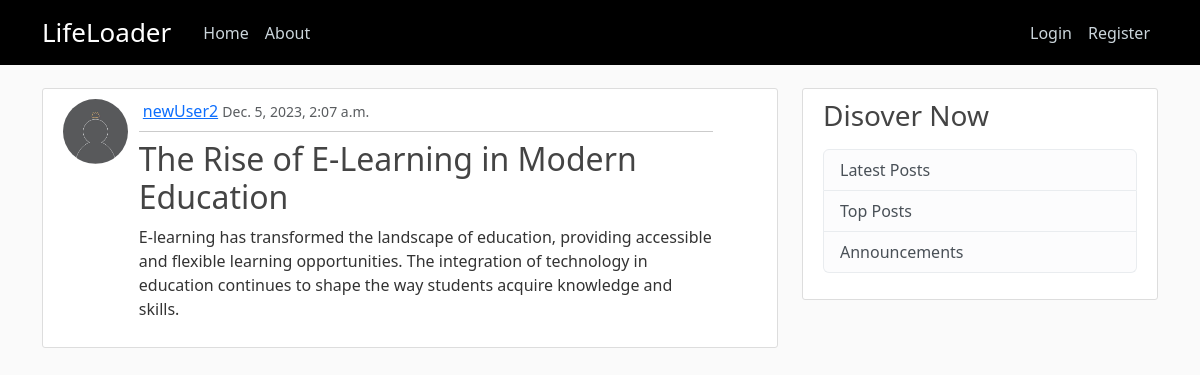
The page /post/40 on the database its author committed.
### social_net/models.py (models this page shows, shortened)
class Post(models.Model):
    author = models.ForeignKey(User, on_delete=models.CASCADE)
    title = models.CharField(max_length=150)
    content = models.TextField()
    date_created = models.DateTimeField(default=timezone.now)

### users/models.py (models this page shows, shortened)
class Profile(models.Model):
    user = models.OneToOneField(User, on_delete=models.CASCADE)
    bio = models.TextField(null=True)
    profile_pic = models.ImageField(
        default='default.jpg', upload_to='profile_pics')

### social_net/views.py (the view)
# urls.py: path('post/<int:pk>', views.PostDetailView.as_view(),
class PostDetailView(DetailView):
    model = Post
    context_object_name = 'post'

### social_net/templates/social_net/post_detail.html (shortened to what this page needs)
{% extends "social_net/base_temp.html" %}
{% block content %}
    <article class="media content-section">
        <div class="row">
            <div class="col-md-1">
                <img class="rounded-circle article-img" src="{{ post.author.profile.profile_pic.url }}" alt="post's author profile picture">
            </div>
            <div class="col-md-10 ms-3">
                <div class="media-body">
                    <div class="d-flex justify-content-between align-items-center">
                        <div>
                            <a class="ms-1" href="#">{{ post.author }}</a>
                            <small class="text-muted">{{ post.date_created }}</small>
                        </div>
                    </div>
                    <hr class="my-2">
                    <h2 class="article-title"> {{ post.title }}</h2>
                    <p class="article-content">{{ post.content }}</p>
                </div>
            </div>
        </div>
    </article>
{% endblock content %}

### social_net/static/social_net/main.css (style rules this page uses)
body { background: #fafafa; color: #333333; margin-top: 5rem; }
h1, h2, h3, h4, h5, h6 { color: #444444; }
.content-section { background: #ffffff; padding: 10px 20px; border: 1px solid #dddddd; border-radius: 3px; margin-bottom: 20px; }
.article-title { color: #444444; text-decoration: none; }
.article-content { white-space: pre-line; }
.article-img { height: 65px; width: 65px; margin-right: 16px; }

### rows shown on the page
Post: author.profile.profile_pic (placeholder picture), author "newUser2", date_created "Dec. 5, 2023, 2:07 a.m.", title "The Rise of E-Learning in Modern Education", content "E-learning has transformed the landscape of education, providing accessible and flexible learning opportunities. The integration of technology in education continues to shape the way students acquire knowledge and skills."
